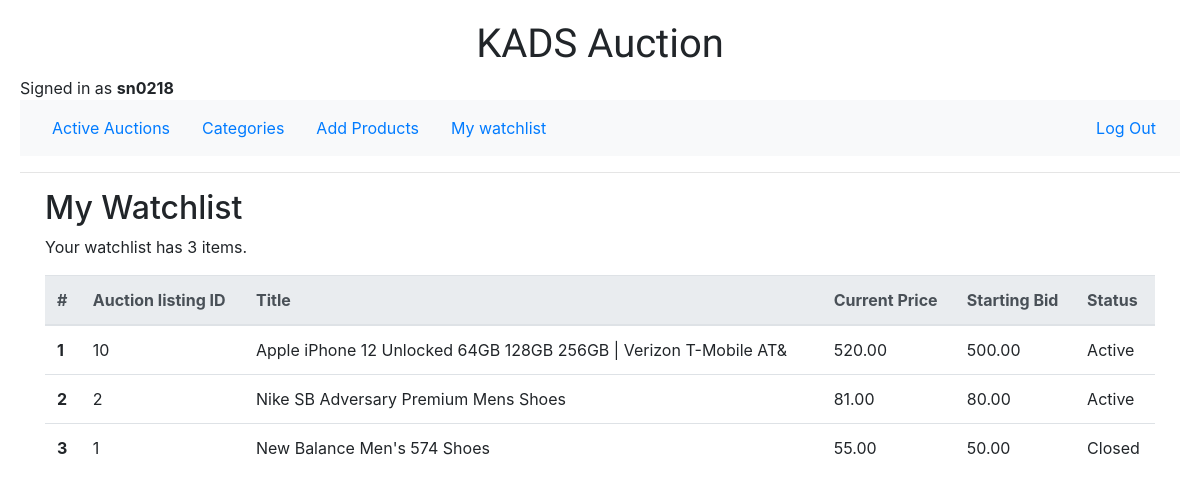
The page /watchlist (signed in) on the database as committed earlier.
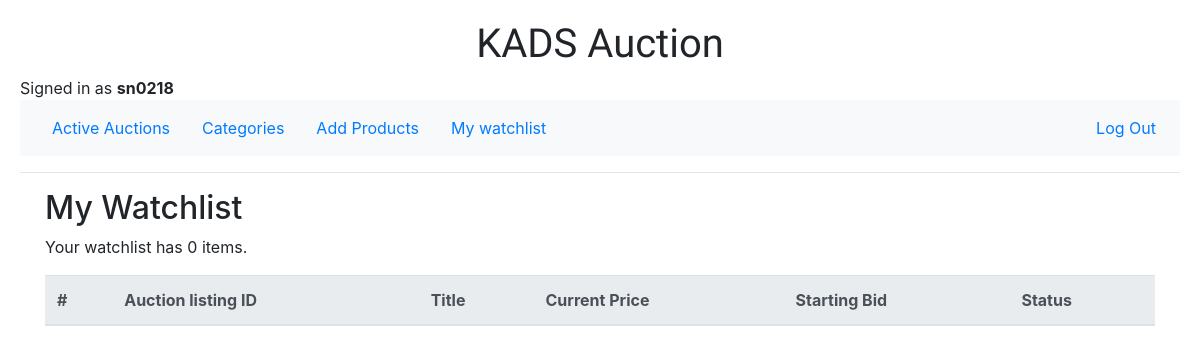
The same page on the database as committed later.
### auctions/models.py (models this page shows, shortened)
class User(AbstractUser):
    pass

class Auction(models.Model):
    title = models.CharField(max_length=64)
    description = models.TextField(max_length=512)
    starting_bid = models.DecimalField(max_digits=9, decimal_places=2, default=0.00)
    current_bid = models.DecimalField(max_digits=9, decimal_places=2, default=0.00)
    category = models.ForeignKey(Category, on_delete=models.CASCADE, related_name="auction_category", blank=True, null=True) # related_name search all the auctions with a given category
    imageURL = models.URLField(blank=True)
    seller = models.ForeignKey(User, on_delete=models.CASCADE, related_name="auction_seller")
    closed = models.BooleanField(default=False)
    creation_date = models.DateTimeField(auto_now_add=True)
    update_date = models.DateTimeField(auto_now=True, null=True)

### auctions/views.py (the view)
# urls.py: path("watchlist", views.watchlist, name="watchlist"),
@login_required(login_url="login")
def watchlist(request):
    try:
        watchlist = Watchlist.objects.get(user=request.user)
        auctions = watchlist.auctions.all().order_by('-id')
        watchingNum = watchlist.auctions.all().count()
    except ObjectDoesNotExist:
        watchlist = None
        auctions = None
        watchingNum = 0
    return render(request, "auctions/watchlist.html", {
        "watchlist": watchlist,
        "auctions": auctions,
        "watchingNum": watchingNum
    })

### auctions/templates/auctions/watchlist.html
{% extends "auctions/layout.html" %}
{% block body %}
<div class="container">
    <h2>My Watchlist</h2>
    {% if watchlist %}
    <div><p>Your watchlist has {{ watchingNum }} items.</p></div>
    <table class="table table-hover">
        <thead class="thead-light">
          <tr>
            <th scope="col">#</th>
            <th scope="col">Auction listing ID</th>
            <th scope="col">Title</th>
            <th scope="col">Current Price</th>
            <th scope="col">Starting Bid</th>
            <th scope="col">Status</th>
          </tr>
        </thead>
        <tbody>
        {% for auction in auctions %}
          <tr>
            <th scope="row">{{ forloop.counter }}</th>
            <td>{{ auction.id }}</td>
            <td><a href="{% url 'listing' auction.id %}" style="color: inherit;">{{ auction.title }}</a></td>
            <td>{{ auction.current_bid }}</td>
            <td>{{ auction.starting_bid }}</td>
            <td>
                {% if auction.closed %}
                    Closed
                {% else %}
                    Active
                {% endif %}
            </td>
          </tr>
        {% endfor %}
        </tbody>
      </table>
      {% else %}
      <p>No items in your watchlist.</p>
      {% endif %}
</div>
{% endblock %}

### auctions/templates/auctions/layout.html (shortened to what this page needs)
{% load static %}
<!DOCTYPE html>
<html lang="en">
    <head>
        <link rel="stylesheet" href="https://stackpath.bootstrapcdn.com/bootstrap/4.4.1/css/bootstrap.min.css">
        <link href="{% static 'auctions/styles.css' %}" rel="stylesheet">
    </head>
    <body>
        <h1><center>KADS Auction</center></h1>
        <div>
            {% if user.is_authenticated %}
                Signed in as <strong>{{ user.username }}</strong>
            {% else %}
                Not signed in
            {% endif %}
        </div>
        <nav class="navbar navbar-expand-sm bg-light">
        <ul class="nav">
            <li class="nav-item">
                <a class="nav-link" href="{% url 'index' %}">Active Auctions</a>
            </li>
            <li class="nav-item">
                <a class="nav-link" href="{% url 'categories' %}">Categories</a>
            </li>
            {% if user.is_authenticated %}
                <li class="nav-item">
                    <a class="nav-link" href="{% url 'create' %}">Add Products</a>
                </li>
                <li class="nav-item">
                    <a class="nav-link" href="{% url 'watchlist' %}">My watchlist</a>
                </li>
            {% endif %}
        </ul>
        {% if user.is_authenticated %}
            <ul class="nav navbar-nav navbar-right">
                <li class="nav navbar-nav navbar-right">
                    <a class="nav-link" href="{% url 'logout' %}">Log Out</a>
                </li>
            </ul>
        {% endif %}
    </nav>
        <hr>
        {% block body %}
        {% endblock %}
    </body>
</html>

### auctions/static/auctions/styles.css (style rules this page uses)
body { margin: 10px; padding: 10px; }

### auctions/templates/auctions/layout.html (style rules this page uses)
.navbar-nav { margin-left: auto; }
body { background-image: url('https://img.freepik.com/free-vector/blue-pink-halftone-background_53876-99004.jpg?w=2000'); background-repeat: no-repeat; background-size: cover; }
h1 { font-family: 'Rock Salt', cursive;; }

Rows that differ between the two databases and show on the page:
removed Auction: id "10", title "Apple iPhone 12 Unlocked 64GB 128GB 256GB | Verizon T-Mobile AT&", current_bid "520.00", starting_bid "500.00", closed "Active"
removed Auction: id "2", title "Nike SB Adversary Premium Mens Shoes", current_bid "81.00", starting_bid "80.00", closed "Active"
removed Auction: id "1", title "New Balance Men's 574 Shoes", current_bid "55.00", starting_bid "50.00", closed "Closed"
Other text that changed with them:
{{ watchingNum }}: "3" → "0"
